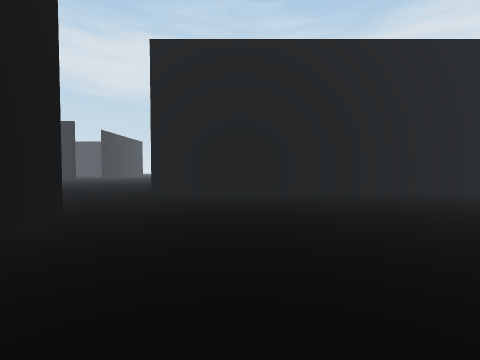
[1] (above)

16 first-person views from a walk through a 3-D level made in the Unity game engine. The camera is 1.2 m above the floor, tilts 2° down and sees 85° across. The floor is counted in squares, 2 m on a side. Each view is taken from the middle of a square. On the plan, view 1 faces up. The plan holds only what a view shows up to about 9 squares ahead; the rest is blank. The place goes on beyond the plan. The player character is not drawn.

[2]
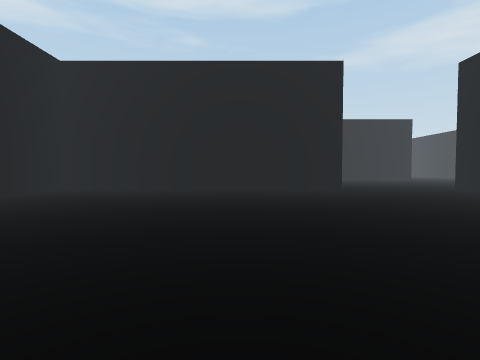

[3]
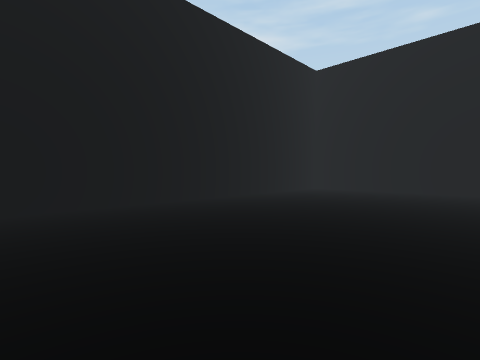

[4]
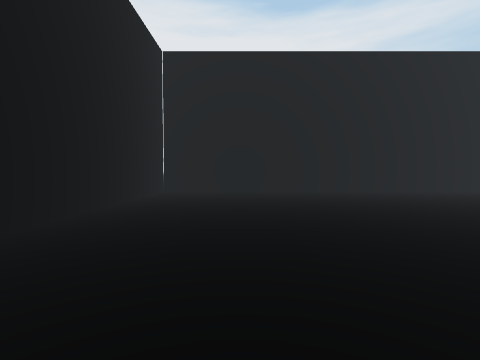

[5]
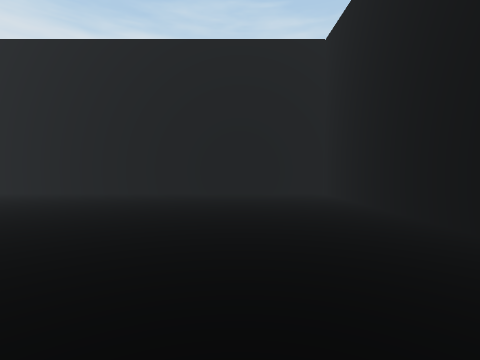

[6]
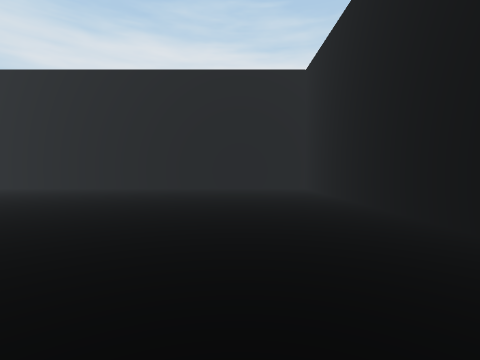

[7]
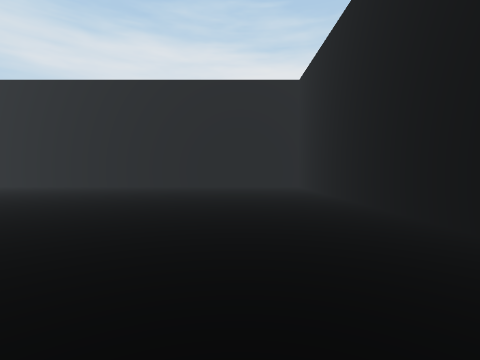

[8]
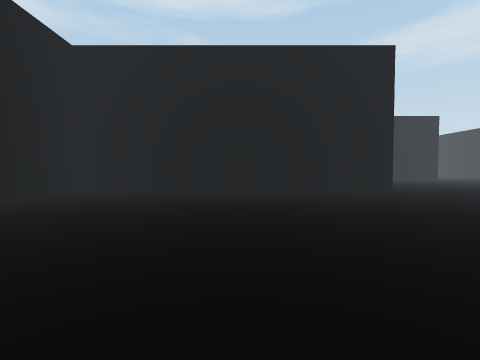

[9]
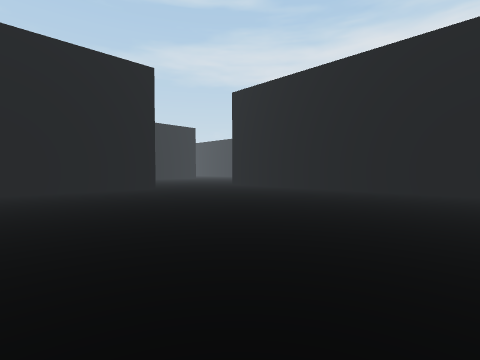

[10]
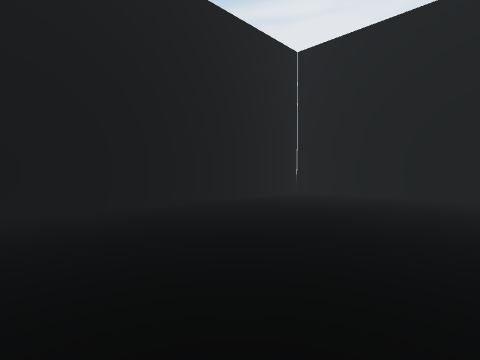

[11]
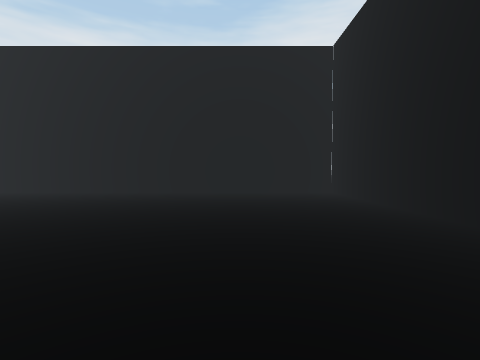

[12]
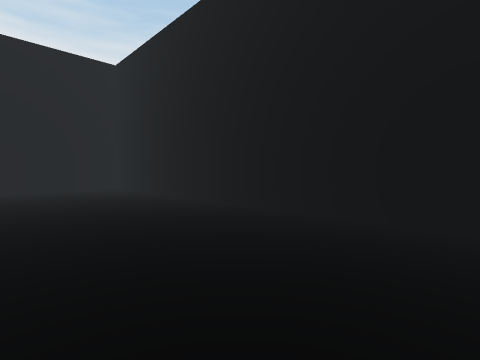

[13]
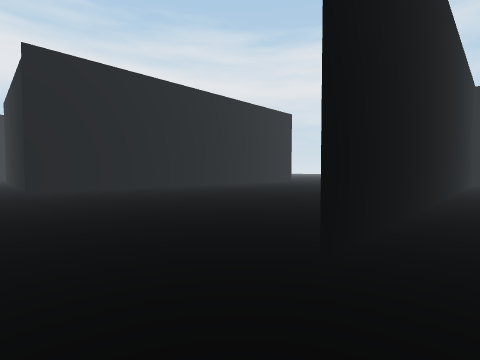

[14]
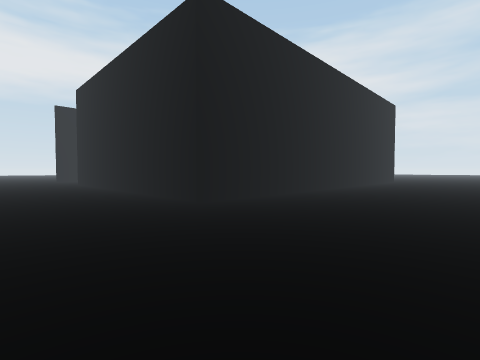

[15]
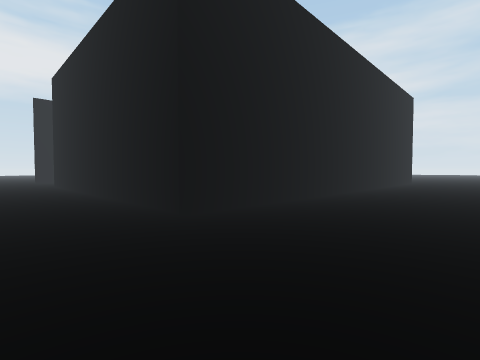

[16]
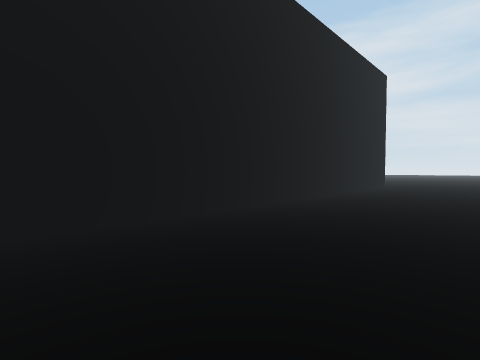

### Floor plan
Points are (right, up) in squares from view 1. A wall is a line through its corners. A room is listed if a view was taken in it or the views show most of it. See-through windows are left out.
Room 1 (views 1, 2, 3, 4, 5, 6, 7, 8, 9, 10, 11, 12)
walls: (-2.2, 3.2) (-2.2, -5.5) (10.2, -5.5) (10.2, 6.8) (-0.4, 6.8)
ways out: opening at (-1.3, 5) to room 2
Room 2 (views 13, 14, 15, 16)
walls: (-0.4, 6.8) (-2.4, 6.8); (8.8, 15) (-3, 15) (-3, 22.8)
ways out: opening at (-1.3, 5) to room 1

Positions as (right, up) in squares from view 1, and headings:
1: (0, 0), facing up
2: (6, 0), facing left
3: (6, -1), facing down-left
4: (8, 2), facing down
5: (8, 0), facing up
6: (8, -2), facing up
7: (8, -3), facing up
8: (5, -1), facing left
9: (6, -1), facing up-left
10: (6, 1), facing down-right
11: (3, -3), facing right
12: (7, -2), facing up-right
13: (-4, 6), facing up-right
14: (-6, 11), facing up-right
15: (-5, 12), facing up-right
16: (-1, 12), facing up-right
